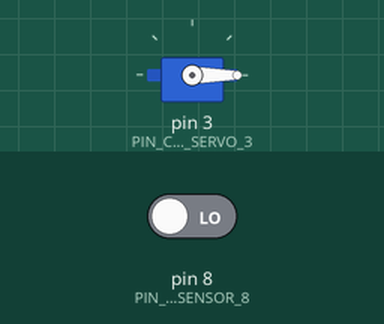
Simulated run of this sketch. Board: Arduino Uno, built with avr-gcc and run on an emulated ATmega328P. Parts: servo. The test bench sets the inputs (shaded band); at power-on: pin 8 (PIN_MOTION_SENSOR_8) LOW.

Above: at 1.2 s.
1.3 s: pin 8 (PIN_MOTION_SENSOR_8) driven HIGH
At 1.7 s:
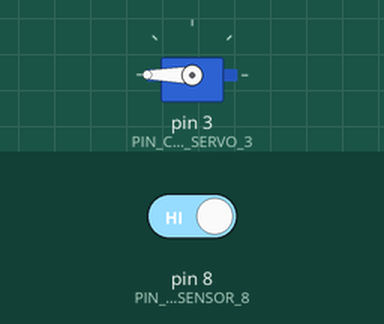
2.8 s: pin 8 (PIN_MOTION_SENSOR_8) driven LOW
At 4.0 s:
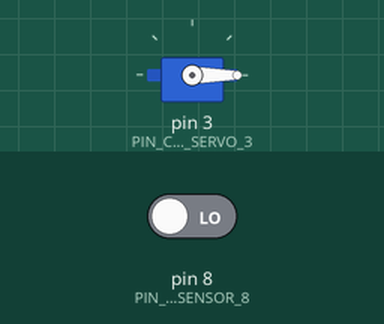
Timing chart, 0 to 5.8 s (numbered marks = the images above; inputs shaded):
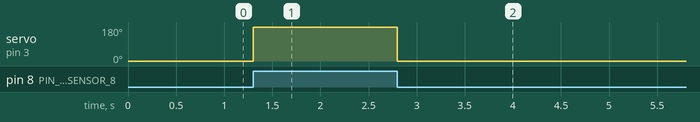

The sketch:

tim_barriere_tr.ino
```cpp
/*
Interface: arduino
Nom du projet: Nouveau projet
Description:
Toolbox: vittascience
Mode: blocks

Blocks: <xml xmlns="https://developers.google.com/blockly/xml"><block type="on_start" id="G[=T#8yqB70`NFgYq}GP" deletable="false" x="0" y="0"></block><block type="forever" id="o[WN]+eeF.OUxGch67@8" deletable="false" x="337" y="13"><statement name="DO"><block type="controls_if" id="3CSB7idKi*1s[wwMI^/!"><mutation elseif="1"></mutation><value name="IF0"><block type="logic_compare" id=".fZZBlJ3pHlXY)IegcO0"><field name="OP">EQ</field><value name="A"><block type="sensors_getGroveMotion" id="-@2BwsAFd]oa9|_LVjuX"><field name="PIN">8</field></block></value><value name="B"><shadow type="math_number" id="##yu55c^gcUz*m.W1@@!"><field name="NUM">1</field></shadow><block type="logic_boolean" id="Y2^X-Yxjy0DAjWWj(0;S"><field name="BOOL">TRUE</field></block></value></block></value><statement name="DO0"><block type="actuators_continuousServo_setSpeed" id="X/j6?OPEiPz+LVX92x@2"><field name="DIR">1</field><field name="PIN">3</field><value name="SPEED"><shadow type="math_number" id="M-U2nUd=GOl=UIMjUa/t"><field name="NUM">100</field></shadow></value></block></statement><value name="IF1"><block type="logic_compare" id="RX^xgJ.jhU;Jux`MK@@8"><field name="OP">EQ</field><value name="A"><block type="sensors_getGroveMotion" id="nP@Q1Y:H;r5(gu:r=gP6"><field name="PIN">8</field></block></value><value name="B"><shadow type="math_number"><field name="NUM">1</field></shadow><block type="logic_boolean" id="M8v?r{@-$WWK2`?zR$-*"><field name="BOOL">FALSE</field></block></value></block></value><statement name="DO1"><block type="actuators_continuousServo_setSpeed" id="ottBzcLO!^Y?59{!6R)i"><field name="DIR">-1</field><field name="PIN">3</field><value name="SPEED"><shadow type="math_number" id="{`VZ!^hxSXK4JS2#V@xe"><field name="NUM">100</field></shadow></value></block></statement></block></statement></block></xml>

Projet généré par Vittascience.
Ce fichier contient le code textuel ainsi que le code blocs. Il peut être importé de nouveau
sur l'interface http://vittascience.com/arduino

*/

#include <Servo.h>

#define PIN_MOTION_SENSOR_8  8
#define PIN_CONTINUOUS_SERVO_3  3

Servo servomotor_3;

void setup() {
  pinMode(PIN_MOTION_SENSOR_8, INPUT);
  servomotor_3.attach(PIN_CONTINUOUS_SERVO_3);
}

void loop() {
  if (digitalRead(PIN_MOTION_SENSOR_8) == true) {
    servomotor_3.write(90*(1+100/100));
  } else if (digitalRead(PIN_MOTION_SENSOR_8) == false) {
    servomotor_3.write(90*(1-100/100));
  }
}
```

Measured:
- after the input at 1.3 s, servo on pin 3 (PIN_CONTINUOUS_SERVO_3): 0° → 180° at once
- after the input at 2.8 s, servo on pin 3 (PIN_CONTINUOUS_SERVO_3): 180° → 0° at once
